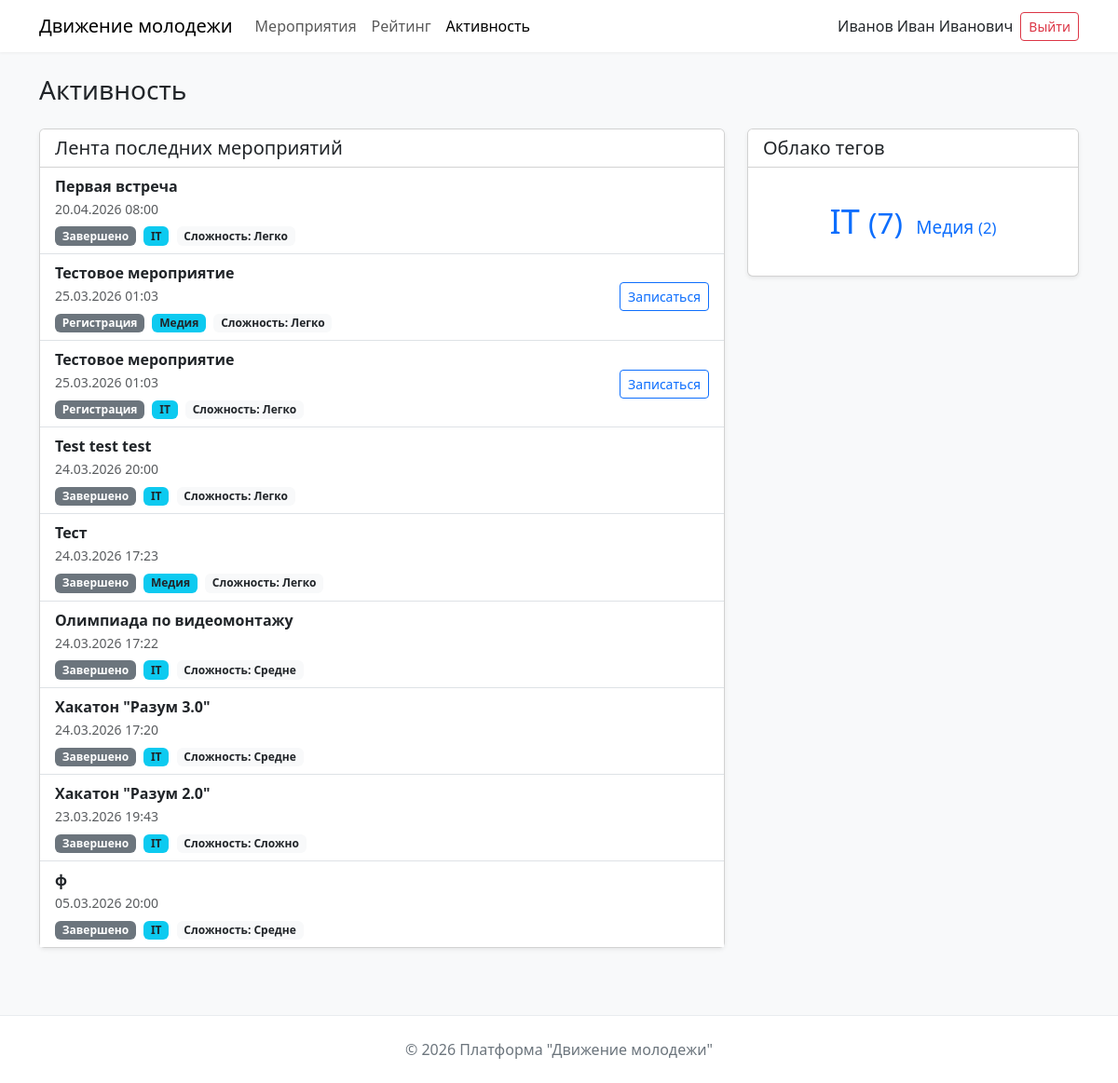
/activity (signed in), run on the app's committed database.
### tables this page shows
CREATE TABLE `events` (
  `event_ID` int NOT NULL,
  `event_Organizer` int NOT NULL,
  `event_Title` varchar(256) NOT NULL,
  `event_Description` text,
  `event_Status` int NOT NULL,
  `event_Category` int NOT NULL,
  `event_DateTimeStart` datetime NOT NULL DEFAULT CURRENT_TIMESTAMP,
  `event_DateTimeEnd` datetime NOT NULL,
  `event_Points` int NOT NULL,
  `event_Bonuses` int DEFAULT NULL,
  `event_Coef` int NOT NULL
);

CREATE TABLE `status_event` (
  `status_ID` int NOT NULL,
  `status_Type` varchar(64) NOT NULL
);

CREATE TABLE `category` (
  `category_ID` int NOT NULL,
  `category_Type` varchar(64) NOT NULL
);

CREATE TABLE `coef` (
  `coef_ID` int NOT NULL,
  `coef_Value` decimal(3,2) NOT NULL,
  `coef_Difficult` varchar(64) NOT NULL
);

### src/controllers/routers.php (called while the page is built, shortened)
<?php
Router::action();

### index.php (called while the page is built, shortened)
<?php
require_once 'src/config/connect.php';
require_once 'src/modules/user.php';
require_once 'src/controllers/router.php';
require_once 'src/controllers/routers.php';

### src/modules/user.php (called while the page is built, shortened)
<?php
class User
{
    public static function getRecentEvents($limit = 10)
    {
        $limit = (int)$limit;
        $stmt = database::$pdo->prepare("
        SELECT e.event_ID, e.event_Title, e.event_DateTimeStart, e.event_DateTimeEnd,
               s.status_Type, c.coef_Difficult, cat.category_Type
        FROM events e
        JOIN status_event s ON e.event_Status = s.status_ID
        JOIN coef c ON e.event_Coef = c.coef_ID
        JOIN category cat ON e.event_Category = cat.category_ID
        ORDER BY e.event_DateTimeStart DESC
        LIMIT ?
    ");
        $stmt->bindValue(1, $limit, PDO::PARAM_INT);
        $stmt->execute();
        return $stmt->fetchAll();
    }
    public static function getTopTags($limit = 10)
    {
        $limit = (int)$limit;
        $stmt = database::$pdo->prepare("
        SELECT cat.category_ID, cat.category_Type, COUNT(*) as count
        FROM events e
        JOIN category cat ON e.event_Category = cat.category_ID
        GROUP BY cat.category_ID, cat.category_Type
        ORDER BY count DESC
        LIMIT ?
    ");
        $stmt->bindValue(1, $limit, PDO::PARAM_INT);
        $stmt->execute();
        return $stmt->fetchAll();
    }
}

### src/views/pages/activity.php (the view, shortened to what this page needs)
<?php
$recentEvents = User::getRecentEvents(10);
$topTags = User::getTopTags();
?>
<!DOCTYPE html>
<html lang="ru">
<head>
    <link href="https://cdn.jsdelivr.net/npm/bootstrap@5.3.0-alpha1/dist/css/bootstrap.min.css" rel="stylesheet">
    <link href="/assets/css/home.css" rel="stylesheet">
    <link href="/assets/css/activity.css" rel="stylesheet">
</head>
<body>
    <nav class="navbar navbar-expand-lg navbar-light">
        <div class="container">
            <a class="navbar-brand" href="/">Движение молодежи</a>
            <div class="collapse navbar-collapse">
                <ul class="navbar-nav me-auto mb-2 mb-lg-0">
                    <li class="nav-item"><a class="nav-link" href="/events">Мероприятия</a></li>
                    <li class="nav-item"><a class="nav-link" href="/rating">Рейтинг</a></li>
                    <li class="nav-item"><a class="nav-link active" href="/activity">Активность</a></li>
                </ul>
                <?php if (isset($_SESSION['user_id'])): ?>
                    <div class="d-flex align-items-center">
                        <a href="/profile" class="text-dark text-decoration-none me-2">
                            <?= htmlspecialchars($_SESSION['user_fullname'] ?? $_SESSION['user_login']) ?>
                        </a>
                        <form method="POST" action="/logout">
                            <button class="btn btn-outline-danger btn-sm">Выйти</button>
                        </form>
                    </div>
                <?php else: ?>
                    <a href="/auth" class="btn btn-outline-secondary btn-sm">Войти</a>
                <?php endif; ?>
            </div>
        </div>
    </nav>
    <main class="container py-4">
        <h1 class="h3 mb-4">Активность</h1>
        <div class="row">
            <div class="col-lg-8">
                <div class="card shadow-sm">
                    <div class="card-header bg-white">
                        <h2 class="h5 mb-0">Лента последних мероприятий</h2>
                    </div>
                    <div class="card-body p-0">
                        <?php if (empty($recentEvents)): ?>
                            <p class="text-muted p-3">Нет мероприятий.</p>
                        <?php else: ?>
                            <div class="list-group list-group-flush">
                                <?php foreach ($recentEvents as $event): ?>
                                    <div class="list-group-item">
                                        <div class="d-flex justify-content-between align-items-center">
                                            <div>
                                                <a href="/event?id=<?= $event['event_ID'] ?>" class="text-dark fw-bold">
                                                    <?= htmlspecialchars($event['event_Title']) ?>
                                                </a>
                                                <br>
                                                <small class="text-muted">
                                                    <?= date('d.m.Y H:i', strtotime($event['event_DateTimeStart'])) ?>
                                                </small>
                                                <div class="mt-1">
                                                    <span class="badge bg-secondary"><?= htmlspecialchars($event['status_Type']) ?></span>
                                                    <span class="badge bg-info text-dark ms-1"><?= htmlspecialchars($event['category_Type']) ?></span>
                                                    <span class="badge bg-light text-dark ms-1">Сложность: <?= htmlspecialchars($event['coef_Difficult']) ?></span>
                                                </div>
                                            </div>
                                            <?php if (strtotime($event['event_DateTimeStart']) > time() && $event['status_Type'] == 'Регистрация'): ?>
                                                <a href="/event?id=<?= $event['event_ID'] ?>" class="btn btn-sm btn-outline-primary">Записаться</a>
                                            <?php endif; ?>
                                        </div>
                                    </div>
                                <?php endforeach; ?>
                            </div>
                        <?php endif; ?>
                    </div>
                </div>
            </div>
            <div class="col-lg-4">
                <div class="card shadow-sm">
                    <div class="card-header bg-white">
                        <h2 class="h5 mb-0">Облако тегов</h2>
                    </div>
                    <div class="card-body">
                        <?php if (empty($topTags)): ?>
                            <p class="text-muted">Нет данных.</p>
                        <?php else: ?>
                            <div class="tag-cloud">
                                <?php
                                $maxCount = max(array_column($topTags, 'count'));
                                foreach ($topTags as $tag):
                                    $size = 12 + (($tag['count'] / $maxCount) * 24);
                                ?>
                                    <a href="/events?category=<?= $tag['category_ID'] ?>"
                                       class="tag-link"
                                       style="font-size: <?= round($size) ?>px; display: inline-block; margin: 5px; text-decoration: none; color: #0d6efd;">
                                        <?= htmlspecialchars($tag['category_Type']) ?>
                                        <small>(<?= $tag['count'] ?>)</small>
                                    </a>
                                <?php endforeach; ?>
                            </div>
                        <?php endif; ?>
                    </div>
                </div>
            </div>
        </div>
    </main>
    <footer>
        <div class="container">
            <p class="mb-0">© 2026 Платформа "Движение молодежи"</p>
        </div>
    </footer>
</body>
</html>

### src/controllers/router.php (shortened to what this page needs)
<?php
class Router
{
    public static $getRoutes = [];
    public static function getMethods($URI, $namepage)
    {
        self::$getRoutes[] = [
            "uri" => $URI,
            "namepage" => $namepage
        ];
    }
    public static function action()
    {
        $routing = $_GET['routing'] ?? "";
        $requestUri = "/" . $routing;
        foreach (self::$getRoutes as $route) {
            if ($route['uri'] === $requestUri) {
                $viewFile = "src/views/pages/" . $route['namepage'] . ".php";
                include $viewFile;
                return;
            }
        }
        die("404 - Страница не найдена");
    }
}

### assets/css/home.css (style rules this page uses)
body { background-color: #f8f9fa; font-family: system-ui, -apple-system, 'Segoe UI', Roboto, sans-serif; }
.navbar { background-color: #fff; box-shadow: 0 1px 3px rgba(0,0,0,0.05); }
footer { background-color: #fff; border-top: 1px solid #e9ecef; margin-top: 3rem; padding: 1.5rem 0; text-align: center; color: #6c757d; }
a { text-decoration: none; }

### assets/css/activity.css (style rules this page uses)
.tag-cloud { text-align: center; padding: 10px; }
.tag-link { transition: all 0.2s ease; }
.list-group-item { transition: background-color 0.2s; }

### data on the page
events: event_Title "Первая встреча", event_DateTimeStart "20.04.2026 08:00", event_Status.status_Type "Завершено", event_Category.category_Type "IT", event_Coef.coef_Difficult "Легко"
events: event_Title "Тестовое мероприятие", event_DateTimeStart "25.03.2026 01:03", event_Status.status_Type "Регистрация", event_Category.category_Type "Медия", event_Coef.coef_Difficult "Легко"
events: event_Title "Тестовое мероприятие", event_DateTimeStart "25.03.2026 01:03", event_Status.status_Type "Регистрация", event_Category.category_Type "IT", event_Coef.coef_Difficult "Легко"
events: event_Title "Test test test", event_DateTimeStart "24.03.2026 20:00", event_Status.status_Type "Завершено", event_Category.category_Type "IT", event_Coef.coef_Difficult "Легко"
events: event_Title "Тест", event_DateTimeStart "24.03.2026 17:23", event_Status.status_Type "Завершено", event_Category.category_Type "Медия", event_Coef.coef_Difficult "Легко"
events: event_Title "Олимпиада по видеомонтажу", event_DateTimeStart "24.03.2026 17:22", event_Status.status_Type "Завершено", event_Category.category_Type "IT", event_Coef.coef_Difficult "Средне"
events: event_Title "Хакатон \"Разум 3.0\"", event_DateTimeStart "24.03.2026 17:20", event_Status.status_Type "Завершено", event_Category.category_Type "IT", event_Coef.coef_Difficult "Средне"
events: event_Title "Хакатон \"Разум 2.0\"", event_DateTimeStart "23.03.2026 19:43", event_Status.status_Type "Завершено", event_Category.category_Type "IT", event_Coef.coef_Difficult "Сложно"
events: event_Title "ф", event_DateTimeStart "05.03.2026 20:00", event_Status.status_Type "Завершено", event_Category.category_Type "IT", event_Coef.coef_Difficult "Средне"
category: category_Type "IT", count "7"
category: category_Type "Медия", count "2"
